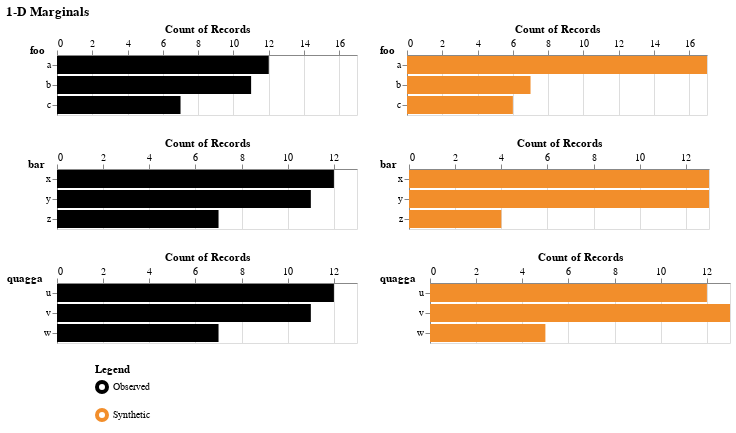

This figure's notebook cell:
### Code cell
plot_marginal_1d(observed_df, synthetic_df, columns=["foo", "bar", "quagga"])

### Figure 1 — Vega-Lite specification as saved in the notebook (floating-point values rounded to 4 significant figures)
{"config": {"view": {"continuousWidth": 300, "continuousHeight": 300}}, "vconcat": [{"hconcat": [{"data": {"name": "data-2844f2d6ea042a9c8a6acddc3830d52e"}, "mark": {"type": "bar", "color": "#000000"}, "encoding": {"color": {"value": "#000000"}, "x": {"aggregate": "count", "axis": {"orient": "top"}, "scale": {"domain": [0, 17]}, "type": "quantitative"}, "y": {"axis": {"titleAlign": "right", "titleAnchor": "start", "titleAngle": 0, "titlePadding": 1}, "field": "foo", "type": "nominal"}}, "transform": [{"filter": "(datum.data_source === 'observed')"}]}, {"data": {"name": "data-2844f2d6ea042a9c8a6acddc3830d52e"}, "mark": {"type": "bar", "color": "#f28e2b"}, "encoding": {"color": {"value": "#f28e2b"}, "x": {"aggregate": "count", "axis": {"orient": "top"}, "scale": {"domain": [0, 17]}, "type": "quantitative"}, "y": {"axis": {"titleAlign": "right", "titleAnchor": "start", "titleAngle": 0, "titlePadding": 1}, "field": "foo", "type": "nominal"}}, "transform": [{"filter": "(datum.data_source === 'synthetic')"}]}]}, {"hconcat": [{"data": {"name": "data-2844f2d6ea042a9c8a6acddc3830d52e"}, "mark": {"type": "bar", "color": "#000000"}, "encoding": {"color": {"value": "#000000"}, "x": {"aggregate": "count", "axis": {"orient": "top"}, "scale": {"domain": [0, 13]}, "type": "quantitative"}, "y": {"axis": {"titleAlign": "right", "titleAnchor": "start", "titleAngle": 0, "titlePadding": 1}, "field": "bar", "type": "nominal"}}, "transform": [{"filter": "(datum.data_source === 'observed')"}]}, {"data": {"name": "data-2844f2d6ea042a9c8a6acddc3830d52e"}, "mark": {"type": "bar", "color": "#f28e2b"}, "encoding": {"color": {"value": "#f28e2b"}, "x": {"aggregate": "count", "axis": {"orient": "top"}, "scale": {"domain": [0, 13]}, "type": "quantitative"}, "y": {"axis": {"titleAlign": "right", "titleAnchor": "start", "titleAngle": 0, "titlePadding": 1}, "field": "bar", "type": "nominal"}}, "transform": [{"filter": "(datum.data_source === 'synthetic')"}]}]}, {"hconcat": [{"data": {"name": "data-2844f2d6ea042a9c8a6acddc3830d52e"}, "mark": {"type": "bar", "color": "#000000"}, "encoding": {"color": {"value": "#000000"}, "x": {"aggregate": "count", "axis": {"orient": "top"}, "scale": {"domain": [0, 13]}, "type": "quantitative"}, "y": {"axis": {"titleAlign": "right", "titleAnchor": "start", "titleAngle": 0, "titlePadding": 1}, "field": "quagga", "type": "nominal"}}, "transform": [{"filter": "(datum.data_source === 'observed')"}]}, {"data": {"name": "data-2844f2d6ea042a9c8a6acddc3830d52e"}, "mark": {"type": "bar", "color": "#f28e2b"}, "encoding": {"color": {"value": "#f28e2b"}, "x": {"aggregate": "count", "axis": {"orient": "top"}, "scale": {"domain": [0, 13]}, "type": "quantitative"}, "y": {"axis": {"titleAlign": "right", "titleAnchor": "start", "titleAngle": 0, "titlePadding": 1}, "field": "quagga", "type": "nominal"}}, "transform": [{"filter": "(datum.data_source === 'synthetic')"}]}]}, {"data": {"name": "data-e37d854d46bd71046422067ffccf9e63"}, "mark": {"type": "point", "opacity": 0, "size": 0}, "encoding": {"color": {"field": "category", "legend": {"symbolStrokeWidth": 4, "title": "Legend"}, "scale": {"domain": ["Observed", "Synthetic"], "range": ["#000000", "#f28e2b"]}, "type": "nominal"}}}], "resolve": {"scale": {"color": "independent"}}, "title": "1-D Marginals", "$schema": "https://vega.github.io/schema/vega-lite/v5.20.1.json", "datasets": {"data-2844f2d6ea042a9c8a6acddc3830d52e": [{"foo": "b", "bar": "y", "quagga": "v", "data_source": "observed"}, {"foo": "b", "bar": "y", "quagga": "v", "data_source": "observed"}, {"foo": "a", "bar": "x", "quagga": "u", "data_source": "observed"}, {"foo": "c", "bar": "z", "quagga": "w", "data_source": "observed"}, {"foo": "b", "bar": "y", "quagga": "v", "data_source": "observed"}, {"foo": "b", "bar": "y", "quagga": "v", "data_source": "observed"}, {"foo": "c", "bar": "z", "quagga": "w", "data_source": "observed"}, {"foo": "a", "bar": "x", "quagga": "u", "data_source": "observed"}, {"foo": "a", "bar": "x", "quagga": "u", "data_source": "observed"}, {"foo": "c", "bar": "z", "quagga": "w", "data_source": "observed"}, {"foo": "c", "bar": "z", "quagga": "w", "data_source": "observed"}, {"foo": "c", "bar": "z", "quagga": "w", "data_source": "observed"}, {"foo": "c", "bar": "z", "quagga": "w", "data_source": "observed"}, {"foo": "b", "bar": "y", "quagga": "v", "data_source": "observed"}, {"foo": "b", "bar": "y", "quagga": "v", "data_source": "observed"}, {"foo": "b", "bar": "y", "quagga": "v", "data_source": "observed"}, {"foo": "b", "bar": "y", "quagga": "v", "data_source": "observed"}, {"foo": "a", "bar": "x", "quagga": "u", "data_source": "observed"}, {"foo": "a", "bar": "x", "quagga": "u", "data_source": "observed"}, {"foo": "a", "bar": "x", "quagga": "u", "data_source": "observed"}, {"foo": "a", "bar": "x", "quagga": "u", "data_source": "observed"}, {"foo": "a", "bar": "x", "quagga": "u", "data_source": "observed"}, {"foo": "a", "bar": "x", "quagga": "u", "data_source": "observed"}, {"foo": "a", "bar": "x", "quagga": "u", "data_source": "observed"}, {"foo": "b", "bar": "y", "quagga": "v", "data_source": "observed"}, {"foo": "a", "bar": "x", "quagga": "u", "data_source": "observed"}, {"foo": "b", "bar": "y", "quagga": "v", "data_source": "observed"}, {"foo": "a", "bar": "x", "quagga": "u", "data_source": "observed"}, {"foo": "b", "bar": "y", "quagga": "v", "data_source": "observed"}, {"foo": "c", "bar": "z", "quagga": "w", "data_source": "observed"}, {"foo": "b", "bar": "y", "quagga": "w", "data_source": "synthetic"}, {"foo": "a", "bar": "x", "quagga": "v", "data_source": "synthetic"}, {"foo": "b", "bar": "y", "quagga": "v", "data_source": "synthetic"}, {"foo": "b", "bar": "y", "quagga": "v", "data_source": "synthetic"}, {"foo": "b", "bar": "x", "quagga": "v", "data_source": "synthetic"}, {"foo": "a", "bar": "y", "quagga": "v", "data_source": "synthetic"}, {"foo": "a", "bar": "y", "quagga": "v", "data_source": "synthetic"}, {"foo": "a", "bar": "x", "quagga": "u", "data_source": "synthetic"}, {"foo": "a", "bar": "x", "quagga": "u", "data_source": "synthetic"}, {"foo": "a", "bar": "y", "quagga": "u", "data_source": "synthetic"}, {"foo": "a", "bar": "x", "quagga": "u", "data_source": "synthetic"}, {"foo": "c", "bar": "z", "quagga": "v", "data_source": "synthetic"}, {"foo": "a", "bar": "x", "quagga": "u", "data_source": "synthetic"}, {"foo": "c", "bar": "y", "quagga": "v", "data_source": "synthetic"}, {"foo": "b", "bar": "y", "quagga": "v", "data_source": "synthetic"}, {"foo": "c", "bar": "y", "quagga": "v", "data_source": "synthetic"}, {"foo": "a", "bar": "x", "quagga": "u", "data_source": "synthetic"}, {"foo": "a", "bar": "x", "quagga": "u", "data_source": "synthetic"}, {"foo": "a", "bar": "x", "quagga": "u", "data_source": "synthetic"}, {"foo": "a", "bar": "x", "quagga": "u", "data_source": "synthetic"}, {"foo": "c", "bar": "z", "quagga": "u", "data_source": "synthetic"}, {"foo": "a", "bar": "y", "quagga": "u", "data_source": "synthetic"}, {"foo": "a", "bar": "x", "quagga": "u", "data_source": "synthetic"}, {"foo": "a", "bar": "y", "quagga": "w", "data_source": "synthetic"}, {"foo": "a", "bar": "x", "quagga": "v", "data_source": "synthetic"}, {"foo": "a", "bar": "y", "quagga": "w", "data_source": "synthetic"}, {"foo": "b", "bar": "z", "quagga": "w", "data_source": "synthetic"}, {"foo": "c", "bar": "z", "quagga": "w", "data_source": "synthetic"}, {"foo": "b", "bar": "y", "quagga": "v", "data_source": "synthetic"}, {"foo": "c", "bar": "x", "quagga": "v", "data_source": "synthetic"}], "data-e37d854d46bd71046422067ffccf9e63": [{"category": "Observed", "dummy": 0}, {"category": "Synthetic", "dummy": 0}]}}
